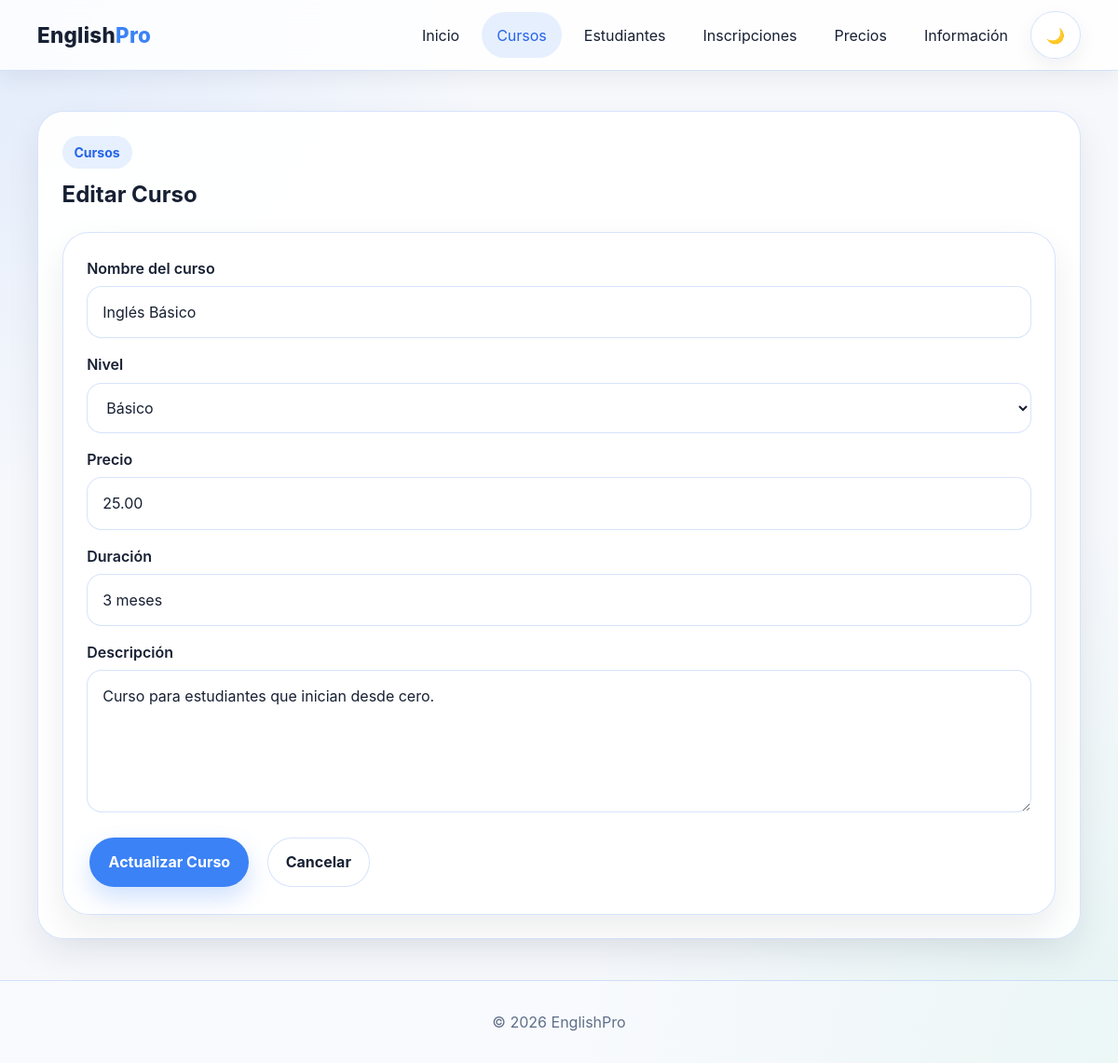
The app's page /index.php?pagina=cursos&accion=editar&id=1 with its own data.
### tables this page shows
CREATE TABLE cursos (
    id_curso INT AUTO_INCREMENT PRIMARY KEY,
    nombre VARCHAR(100) NOT NULL,
    nivel ENUM('Básico','Intermedio','Avanzado') NOT NULL,
    precio DECIMAL(8,2) NOT NULL,
    duracion VARCHAR(50) NOT NULL,
    descripcion TEXT
);

### app/models/Curso.php (called while the page is built, shortened)
<?php
require_once "../config/database.php";
class Curso
{
    private $conn;
    private $tabla = "cursos";
    public function __construct()
    {
        $database = new Database();
        $this->conn = $database->conectar();
    }
    public function obtenerCursoPorId($id)
    {
    $sql = "SELECT * FROM " . $this->tabla . " WHERE id_curso = :id";
    $stmt = $this->conn->prepare($sql);
    $stmt->execute([
        ':id' => $id
    ]);
    return $stmt->fetch(PDO::FETCH_ASSOC);
    }
}

### config/database.php (called while the page is built, shortened)
<?php
class Database
{
    private $host;
    private $db_name;
    private $username;
    private $password;
    private $port;
    public function __construct()
    {
        $this->host = getenv("DB_HOST") ?: "localhost";
        $this->db_name = getenv("DB_NAME") ?: "englishpro_db";
        $this->username = getenv("DB_USER") ?: "root";
        $this->password = getenv("DB_PASS") ?: "";
        $this->port = getenv("DB_PORT") ?: "3306";
    }
    public function conectar()
    {
        $this->conn = null;
        try {
            $dsn = "mysql:host={$this->host};port={$this->port};dbname={$this->db_name};charset=utf8mb4";
            $this->conn = new PDO(
                $dsn,
                $this->username,
                $this->password,
                [
                    PDO::ATTR_ERRMODE => PDO::ERRMODE_EXCEPTION,
                    PDO::ATTR_DEFAULT_FETCH_MODE => PDO::FETCH_ASSOC,
                    PDO::ATTR_EMULATE_PREPARES => false
                ]
            );
        } catch (PDOException $e) {
            die("Error de conexión: " . $e->getMessage());
        }
        return $this->conn;
    }
}

### app/controllers/CursoController.php (called while the page is built, shortened)
<?php
require_once "../app/models/Curso.php";
class CursoController
{
    private $modelo;
    public function __construct()
    {
        $this->modelo = new Curso();
    }
    public function obtenerCurso($id)
    {
    return $this->modelo->obtenerCursoPorId($id);
    }
}

### app/views/cursos/editar.php (the view, shortened to what this page needs)
<section class="section">
    <div class="container">
        <div class="content-box">
            <div class="section__head">
                <span class="section__tag">Cursos</span>
                <h2>Editar Curso</h2>
            </div>
            <form method="POST" class="contact-form">
                <div class="form-group">
                    <label>Nombre del curso</label>
                    <input
                        type="text"
                        name="nombre"
                        value="<?= $curso['nombre']; ?>"
                        required>
                </div>
                <div class="form-group">
                    <label>Nivel</label>
                    <select name="nivel" required>
                        <option value="Básico"
                            <?= $curso['nivel'] == "Básico" ? "selected" : ""; ?>>
                            Básico
                        </option>
                    </select>
                </div>
                <div class="form-group">
                    <label>Precio</label>
                    <input
                        type="number"
                        step="0.01"
                        name="precio"
                        value="<?= $curso['precio']; ?>"
                        required>
                </div>
                <div class="form-group">
                    <label>Duración</label>
                    <input
                        type="text"
                        name="duracion"
                        value="<?= $curso['duracion']; ?>"
                        required>
                </div>
                <div class="form-group">
                    <label>Descripción</label>
                    <textarea
                        name="descripcion"
                        rows="5"><?= $curso['descripcion']; ?></textarea>
                </div>
                <div class="hero__actions">
                    <button class="btn btn--primary" type="submit">
                        Actualizar Curso
                    </button>
                    <a class="btn btn--ghost"
                       href="index.php?pagina=cursos">
                        Cancelar
                    </a>
                </div>
            </form>
        </div>
    </div>
</section>

### public/CSS/normalice.css (style rules this page uses)
*, *::before, *::after { box-sizing: border-box; }
html { line-height: 1.5; -webkit-text-size-adjust: 100%; scroll-behavior: smooth; }
body { margin: 0; }
h1, h2, h3, h4, h5, h6, p { margin: 0; }
a { background-color: transparent; text-decoration: none; color: inherit; }
button, input, select, textarea { font: inherit; }
button { border: 0; background: none; cursor: pointer; }
textarea { resize: vertical; }
input, select, textarea, button { outline: none; }

### public/CSS/styles.css (style rules this page uses)
:root { --bg: #f6f8fc; --bg-alt: #edf3ff; --surface: rgba(255, 255, 255, 0.94); --surface-strong: #ffffff; --text: #172033; --muted: #5f6f89; --primary: #3b82f6; --primary-dark: #2563eb; --primary-soft: rgba(59, 130, 246, 0.12); --border: rgba(37, 99, 235, 0.18); --border-strong: rgba(37, 99, 235, 0.28); --shadow: 0 16px 36px rgba(15, 23, 42, 0.08); --shadow-soft: 0 8px 22px rgba(15, 23, 42, 0.06); --radius: 28px; --radius-sm: 16px; --header-h: 76px; }
body { min-height: 100vh; background: radial-gradient(circle at top left, rgba(59, 130, 246, 0.11), transparent 32%), radial-gradient(circle at bottom right, rgba(16, 185, 129, 0.07), transparent 35%), var(--bg); color: var(--text); font-family: Inter, system-ui, -apple-system, BlinkMacSystemFont, "Segoe UI", sans-serif; padding-top: var(--header-h); }
.container { width: min(1120px, calc(100% - 2rem)); margin: 0 auto; }
.section { padding: 2.7rem 0; }
.section__head { margin-bottom: 1.4rem; }
.section__head h2, .content-box h2, .pricing-card h2, .timeline__item h3, .info-card h3 { font-size: clamp(1.3rem, 2vw, 2rem); margin-top: 0.6rem; margin-bottom: 0.5rem; }
.hero__content, .hero__card, .content-box, .pricing-card, .info-card, .contact-form, .timeline__item, .accordion__item { background: var(--surface); border: 1px solid var(--border); border-radius: var(--radius); box-shadow: var(--shadow); }
.contact-form, .content-box, .pricing-card, .info-card { padding: 1.6rem; }
.badge, .section__tag { display: inline-flex; padding: 0.45rem 0.8rem; border-radius: 999px; background: var(--primary-soft); color: var(--primary-dark); font-weight: 700; font-size: 0.88rem; }
.hero__actions { display: flex; flex-wrap: wrap; gap: 0.8rem; margin-top: 1.5rem; }
.btn { display: inline-flex; align-items: center; justify-content: center; min-height: 48px; padding: 0.85rem 1.2rem; border-radius: 999px; font-weight: 700; transition: 0.25s ease; border: 1px solid transparent; }
.btn--primary { background: var(--primary); color: white; box-shadow: 0 12px 26px rgba(59, 130, 246, 0.24); }
.btn--ghost { border: 1px solid var(--border); background: rgba(255, 255, 255, 0.55); color: var(--text); }
.form-group { display: grid; gap: 0.45rem; margin-bottom: 1rem; }
label { color: var(--text); font-weight: 600; }
input, select, textarea { width: 100%; border-radius: 16px; border: 1px solid var(--border); background: rgba(255, 255, 255, 0.82); color: var(--text); padding: 0.95rem 1rem; outline: none; }
input::placeholder, textarea::placeholder { color: var(--muted); }
select option { background-color: #ffffff; color: #172033; }
.content-box .btn { margin: 0.2rem; }

### records on screen
cursos: nombre "Inglés Básico", nivel "Básico", precio "25.00", duracion "3 meses", descripcion "Curso para estudiantes que inician desde cero."
